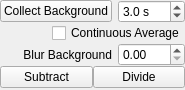
<?xml version="1.0" encoding="UTF-8"?>
<ui version="4.0">
 <class>Form</class>
 <widget class="QWidget" name="Form">
  <property name="geometry">
   <rect>
    <x>0</x>
    <y>0</y>
    <width>162</width>
    <height>90</height>
   </rect>
  </property>
  <property name="windowTitle">
   <string>Form</string>
  </property>
  <layout class="QGridLayout" name="gridLayout">
   <property name="verticalSpacing">
    <number>0</number>
   </property>
   <property name="margin">
    <number>0</number>
   </property>
   <item row="2" column="1">
    <widget class="QDoubleSpinBox" name="bgBlurSpin">
     <property name="toolTip">
      <string>&lt;!DOCTYPE HTML PUBLIC &quot;-//W3C//DTD HTML 4.0//EN&quot; &quot;http://www.w3.org/TR/REC-html40/strict.dtd&quot;&gt;
&lt;html&gt;&lt;head&gt;&lt;meta name=&quot;qrichtext&quot; content=&quot;1&quot; /&gt;&lt;style type=&quot;text/css&quot;&gt;
p, li { white-space: pre-wrap; }
&lt;/style&gt;&lt;/head&gt;&lt;body style=&quot; font-family:'MS Shell Dlg 2'; font-size:8.25pt; font-weight:400; font-style:normal;&quot;&gt;
&lt;p style=&quot; margin-top:0px; margin-bottom:0px; margin-left:0px; margin-right:0px; -qt-block-indent:0; text-indent:0px;&quot;&gt;&lt;span style=&quot; font-size:8pt;&quot;&gt;Blurs the background frame before dividing it from the current frame.&lt;/span&gt;&lt;/p&gt;
&lt;p style=&quot; margin-top:0px; margin-bottom:0px; margin-left:0px; margin-right:0px; -qt-block-indent:0; text-indent:0px;&quot;&gt;&lt;span style=&quot; font-size:8pt;&quot;&gt;Large blur values may cause performance to degrade.&lt;/span&gt;&lt;/p&gt;&lt;/body&gt;&lt;/html&gt;</string>
     </property>
     <property name="value">
      <double>0.000000000000000</double>
     </property>
    </widget>
   </item>
   <item row="0" column="1">
    <widget class="QDoubleSpinBox" name="bgTimeSpin">
     <property name="toolTip">
      <string>Sets the approximate number of frames to be averaged for
background division.</string>
     </property>
     <property name="suffix">
      <string> s</string>
     </property>
     <property name="decimals">
      <number>1</number>
     </property>
     <property name="singleStep">
      <double>1.000000000000000</double>
     </property>
     <property name="value">
      <double>3.000000000000000</double>
     </property>
    </widget>
   </item>
   <item row="2" column="0">
    <widget class="QLabel" name="label_5">
     <property name="text">
      <string>Blur Background</string>
     </property>
     <property name="alignment">
      <set>Qt::AlignRight|Qt::AlignTrailing|Qt::AlignVCenter</set>
     </property>
    </widget>
   </item>
   <item row="0" column="0">
    <widget class="QPushButton" name="collectBgBtn">
     <property name="text">
      <string>Collect Background</string>
     </property>
     <property name="checkable">
      <bool>true</bool>
     </property>
    </widget>
   </item>
   <item row="3" column="0" colspan="2">
    <layout class="QHBoxLayout" name="horizontalLayout">
     <property name="spacing">
      <number>0</number>
     </property>
     <item>
      <widget class="QPushButton" name="subtractBgBtn">
       <property name="text">
        <string>Subtract</string>
       </property>
       <property name="checkable">
        <bool>true</bool>
       </property>
       <property name="autoExclusive">
        <bool>false</bool>
       </property>
      </widget>
     </item>
     <item>
      <widget class="QPushButton" name="divideBgBtn">
       <property name="toolTip">
        <string>Enables background division. 
Either a set of static background frames need to have already by collected
(by pressing 'Static' above) or 'Continuous' needs to be pressed.</string>
       </property>
       <property name="text">
        <string>Divide</string>
       </property>
       <property name="checkable">
        <bool>true</bool>
       </property>
       <property name="autoExclusive">
        <bool>false</bool>
       </property>
      </widget>
     </item>
    </layout>
   </item>
   <item row="1" column="0" colspan="2">
    <layout class="QHBoxLayout" name="horizontalLayout_2">
     <item>
      <spacer name="horizontalSpacer">
       <property name="orientation">
        <enum>Qt::Horizontal</enum>
       </property>
       <property name="sizeHint" stdset="0">
        <size>
         <width>40</width>
         <height>20</height>
        </size>
       </property>
      </spacer>
     </item>
     <item>
      <widget class="QCheckBox" name="contAvgBgCheck">
       <property name="text">
        <string>Continuous Average</string>
       </property>
      </widget>
     </item>
    </layout>
   </item>
  </layout>
 </widget>
 <resources/>
 <connections/>
</ui>
